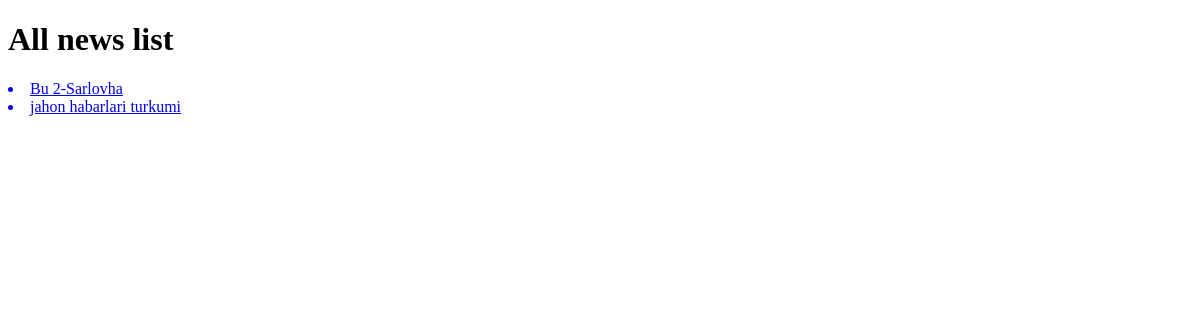
Before: /news/ with the older database file.
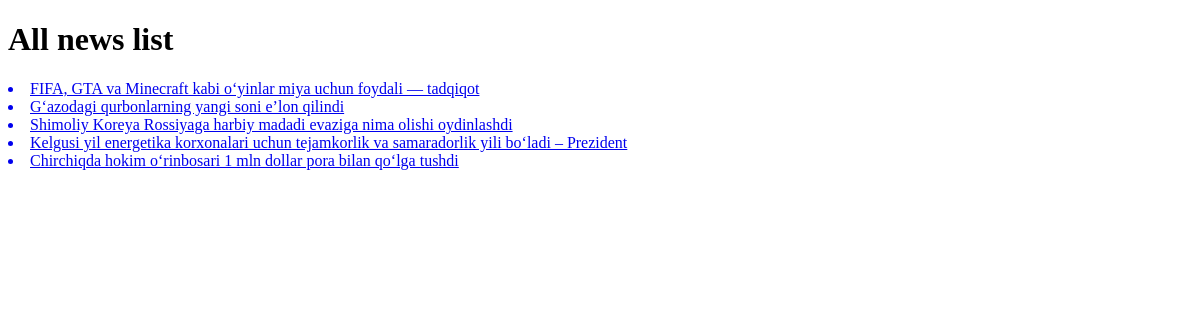
After: the same page with the newer database file.
### new_app/models.py (models this page shows, shortened)
class News(models.Model):
    class Status(models.TextChoices):
        DRAFT = 'DF', 'Draft'
        PUBLISHED = 'PB', 'Published'
    title = models.CharField(max_length=250)
    slug = models.SlugField(max_length=250)
    body = models.TextField()
    image = models.ImageField(upload_to='news/images')
    category = models.ForeignKey(Category,
                                 on_delete=models.CASCADE)
    publish_time = models.DateTimeField(default=timezone.now)
    created_time = models.DateTimeField(auto_now_add=True)
    updated_time = models.DateTimeField(auto_now=True)
    status = models.CharField(max_length=2,
                              choices=Status.choices,
                              default=Status.DRAFT
                              )
    objects = models.Manager()
    published = PublishedManager()
    class Meta:
        ordering = ('-publish_time',) #-published_time'

### new_app/views.py (the view)
# urls.py: path('news/', new_list, name='all_new_list'),
def new_list(request):
    new_list = News.published.all()
    context = {
        'new_list': new_list
    }
    return render(request, 'news/new_list.html', context)

### new_app/context_processor.py (called while the page is built)
def latest_news(request):
	latest_news = News.published.all().order_by("-publish_time")[:10]
	context = {
		'latest_news': latest_news
	}
	return context

### new_app/models.py (called while the page is built)
    def get_queryset(self):
        return super().get_queryset().filter(status=News.Status.PUBLISHED )

### templates/news/new_list.html (shortened to what this page needs)
<!DOCTYPE html>
<html lang="en">
<head>
</head>
<body>
<h1> All news list</h1>
{% for news in new_list %}
    <a href="{% url 'new_detail_page' id=news.id %}">
        <li>{{ news.title }}</li>
    </a>
{% endfor %}
</body>
</html>

Changed rows visible on the page:
removed News: title "Bu 2-Sarlovha"
removed News: title "jahon habarlari turkumi"
added News: title "FIFA, GTA va Minecraft kabi o‘yinlar miya uchun foydali — tadqiqot"
added News: title "G‘azodagi qurbonlarning yangi soni e’lon qilindi"
added News: title "Shimoliy Koreya Rossiyaga harbiy madadi evaziga nima olishi oydinlashdi"
added News: title "Kelgusi yil energetika korxonalari uchun tejamkorlik va samaradorlik yili bo‘ladi – Prezident"
added News: title "Chirchiqda hokim o‘rinbosari 1 mln dollar pora bilan qo‘lga tushdi"
